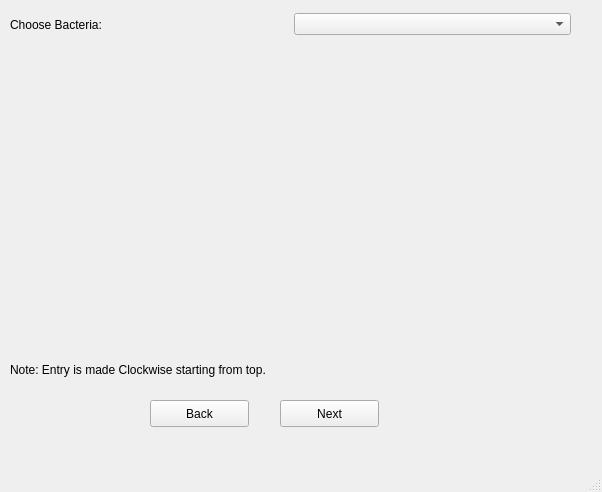
<?xml version="1.0" encoding="UTF-8"?>
<ui version="4.0">
 <class>DataEntry</class>
 <widget class="QMainWindow" name="DataEntry">
  <property name="geometry">
   <rect>
    <x>0</x>
    <y>0</y>
    <width>602</width>
    <height>492</height>
   </rect>
  </property>
  <property name="windowTitle">
   <string>MainWindow</string>
  </property>
  <widget class="QWidget" name="centralwidget">
   <widget class="QWidget" name="formLayoutWidget">
    <property name="geometry">
     <rect>
      <x>10</x>
      <y>50</y>
      <width>561</width>
      <height>291</height>
     </rect>
    </property>
    <layout class="QFormLayout" name="formLayout"/>
   </widget>
   <widget class="QLabel" name="label_2">
    <property name="geometry">
     <rect>
      <x>10</x>
      <y>360</y>
      <width>561</width>
      <height>20</height>
     </rect>
    </property>
    <property name="text">
     <string>Note: Entry is made Clockwise starting from top.</string>
    </property>
   </widget>
   <widget class="QPushButton" name="nextb">
    <property name="geometry">
     <rect>
      <x>280</x>
      <y>400</y>
      <width>99</width>
      <height>27</height>
     </rect>
    </property>
    <property name="text">
     <string>Next</string>
    </property>
    <property name="autoDefault">
     <bool>false</bool>
    </property>
    <property name="default">
     <bool>false</bool>
    </property>
   </widget>
   <widget class="QPushButton" name="backb">
    <property name="geometry">
     <rect>
      <x>150</x>
      <y>400</y>
      <width>99</width>
      <height>27</height>
     </rect>
    </property>
    <property name="text">
     <string>Back</string>
    </property>
   </widget>
   <widget class="QWidget" name="">
    <property name="geometry">
     <rect>
      <x>10</x>
      <y>10</y>
      <width>561</width>
      <height>29</height>
     </rect>
    </property>
    <layout class="QHBoxLayout" name="horizontalLayout">
     <item>
      <widget class="QLabel" name="label">
       <property name="text">
        <string>Choose Bacteria:</string>
       </property>
      </widget>
     </item>
     <item>
      <widget class="QComboBox" name="comboBox"/>
     </item>
    </layout>
   </widget>
  </widget>
  <widget class="QMenuBar" name="menubar">
   <property name="geometry">
    <rect>
     <x>0</x>
     <y>0</y>
     <width>602</width>
     <height>25</height>
    </rect>
   </property>
  </widget>
  <widget class="QStatusBar" name="statusbar"/>
 </widget>
 <resources/>
 <connections/>
</ui>
